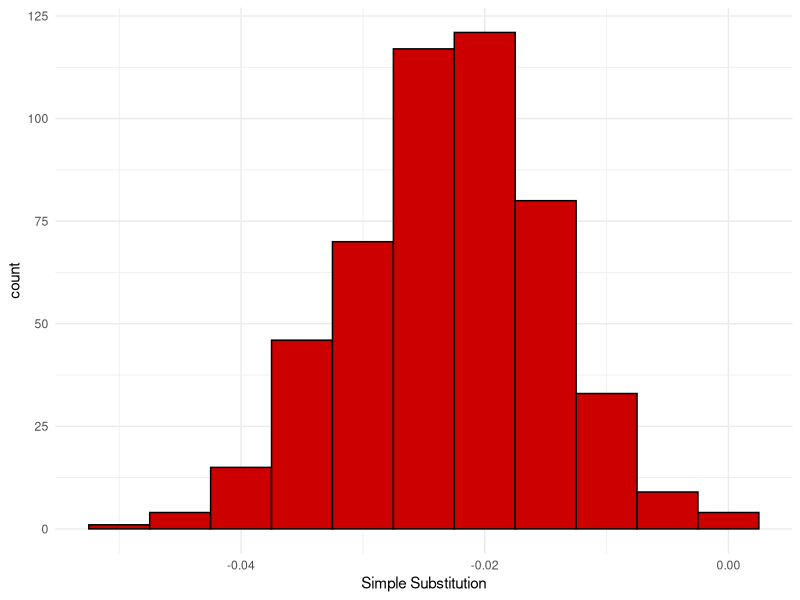
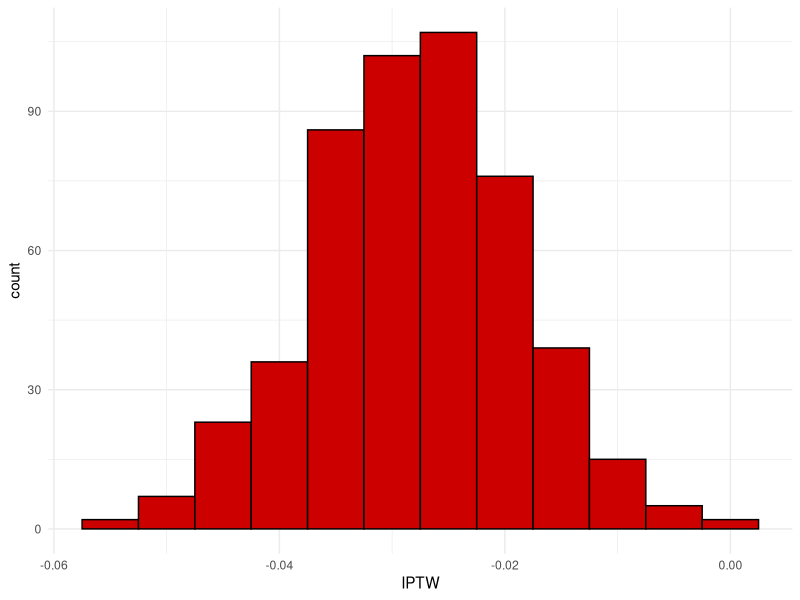
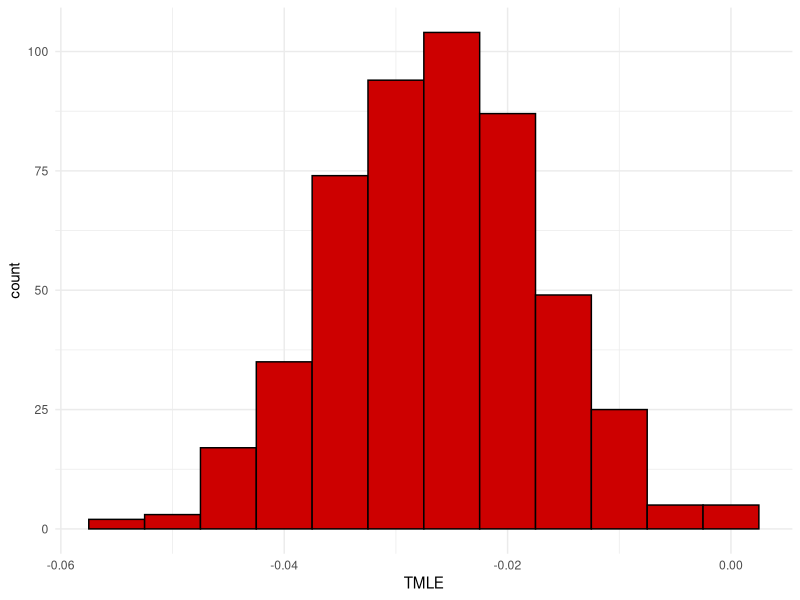

The R source for these figures, in order: (Note: this script raises an error after producing the figures.)
## ---- chunk 1
library(readr)
boots     <- read_csv("../../data/boot.csv")[,-1]
estimates <- boots
summary(estimates)
## ---- chunk 2
library(ggplot2)
ggplot(estimates, aes(x=SimpSubs)) + 
  geom_histogram(binwidth=0.005, col="black", fill="red3") + 
  xlab("Simple Substitution") +
  theme_minimal()
## ---- chunk 3
ggplot(estimates, aes(x=IPTW)) + 
  geom_histogram(binwidth=0.005, col="black", fill="red3") +
  theme_minimal()
## ---- chunk 4
ggplot(estimates, aes(x=TMLE)) + 
  geom_histogram(binwidth=0.005, col="black", fill="red3") +
  theme_minimal()
## ---- chunk 5
# function to get confidence intervals
create.CI <- function(pt, boot, alpha = 0.05) {
  Zquant        <- qnorm(alpha/2, lower.tail = FALSE)
  CI.normal     <- c(pt - Zquant*sd(boot), pt + Zquant*sd(boot))
  CI.quant      <- quantile(boot, prob = c(0.025, 0.975))
  out           <- data.frame(rbind(CI.normal, CI.quant))
  colnames(out) <- c('CI.lo', 'CI.hi')
  out
}

est <- c(ss    =-0.02453352, 
         siptw =-0.02830029,
         tmle  =-0.02691215)

# CI for SS assuming a normal dist & then using quantiles
ss_df <- create.CI(pt=est[1], boot=unlist(estimates[,"SimpSubs"]))
ss_df <- cbind(ss_df, method=rep("simple",2))
ss_df <- cbind(ss_df, est=-0.02453352)

# CI for IPTW assuming normal & also using quantiles
iptw_df <- create.CI(pt=est[2], boot=unlist(estimates[,"IPTW"]))
iptw_df <- cbind(iptw_df, method=rep("iptw",2))
iptw_df <- cbind(iptw_df, est=-0.02830029)

# CI for TMLE assuming normal & also using quantiles
tmle_df <- create.CI(pt=est[3], boot=unlist(estimates[,"TMLE"]))
tmle_df <- cbind(tmle_df, method=rep("tmle",2))
tmle_df <- cbind(tmle_df, est=-0.02691215)
## ---- chunk 6
ci_values <- data.frame(rbind(ss_df, iptw_df, tmle_df))
ci_values <- cbind(ci_values, ci_type=gsub("[0-9]", "", row.names(ci_values)))
row.names(ci_values) <- 1:nrow(ci_values)

# library(reshape2)
# ci_values <- melt(ci_values, id.vars=c("method", "ci_type"))
ci_values <- ci_values %>% select(method, ci_type, CI.lo, est, CI.hi)
ci_values
## ---- chunk 7
ggplot(data=ci_values, aes(x=method, y=est, col=ci_type)) + 
  geom_segment(aes(x=method, xend=method, y=CI.lo, yend=CI.hi), alpha=0.5, lwd=4) +
  geom_hline(aes(yintercept=0), lwd=2, col="black", alpha=0.75) +
  labs(y = "Estimate with 95% CI") +
  theme_minimal() +
  scale_color_manual(values=c("black", "red")) +
  geom_point(col="black", size=3, alpha=0.7) +
  ggtitle("Confidence Intervals Compared")
